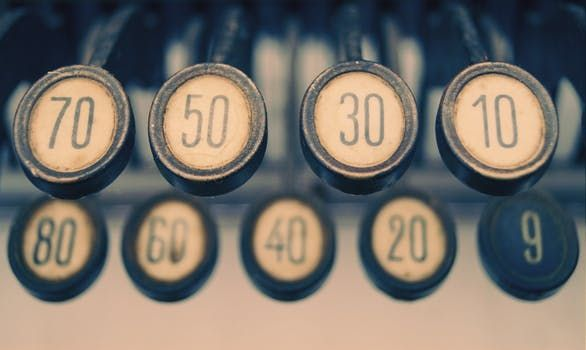
#> input picture Informatiker/Bilder/Geschwindigkeitsschilder.jpg, 586 x 350 px, found by its file name
$ python AdaptiveThresholding.py
#> lines starting #> are read from the running program, lines starting #| are printed output that depends on the picture; after the words box and inside, x2 and y2 are one past the last pixel; in counts of white or black regions, pixels touching at a corner belong together
import cv2 as cv
import numpy as np
from matplotlib import pyplot as plt

PathImg = 'D:\Schule\PREN\Bilder\\'
InputImg = 'Geschwindigkeitsschilder.jpg'

img = cv.imread(PathImg+InputImg,0)
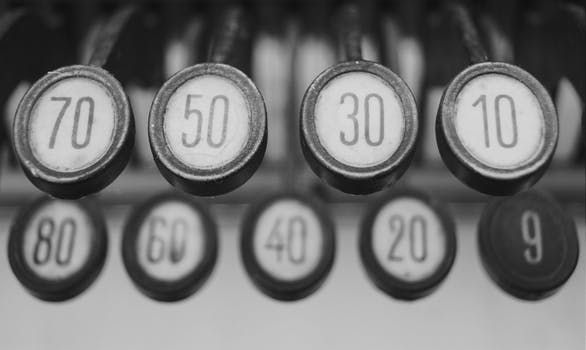
#> img: shape (350, 586); min 9, max 223, mean 114.8
img = cv.medianBlur(img,5)
ret,th1 = cv.threshold(img,127,255,cv.THRESH_BINARY)
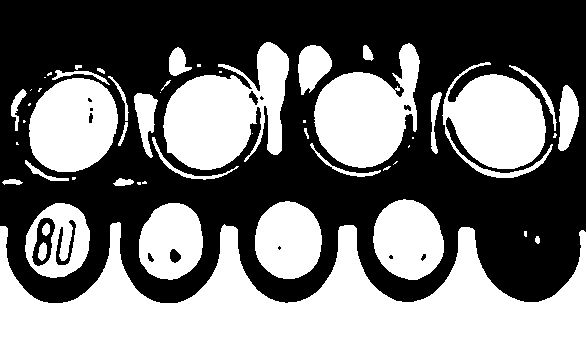
#> th1: shape (350, 586); 45.8% white; 53 white regions (21 under 20 px), largest, box (x1, y1, x2, y2) and area: (0, 222, 586, 350) 40450, (163, 42, 289, 170) 9667, (314, 43, 420, 168) 8016
th2 = cv.adaptiveThreshold(img,255,cv.ADAPTIVE_THRESH_MEAN_C, cv.THRESH_BINARY,11,2)
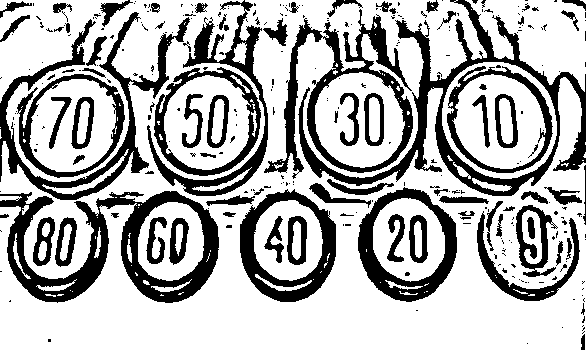
#> th2: shape (350, 586); 70.1% white; 311 black regions (227 under 20 px), largest, box (x1, y1, x2, y2) and area: (0, 191, 219, 303) 8364, (298, 0, 586, 196) 8214, (264, 9, 413, 179) 5398
th3 = cv.adaptiveThreshold(img,255,cv.ADAPTIVE_THRESH_GAUSSIAN_C, cv.THRESH_BINARY,11,2)
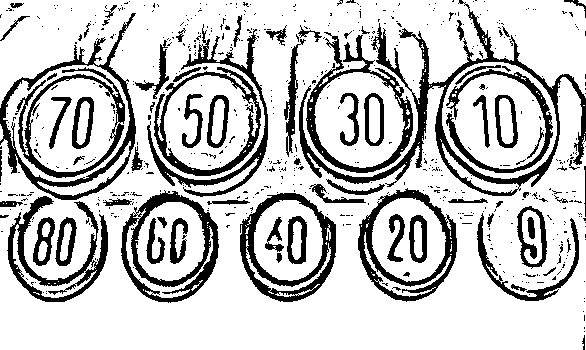
#> th3: shape (350, 586); 77.5% white; 607 black regions (530 under 20 px), largest, box (x1, y1, x2, y2) and area: (299, 0, 586, 196) 6260, (0, 13, 136, 200) 3133, (121, 190, 219, 303) 3071
titles = ['Original Image', 'Global Thresholding (v = 127)',
            'Adaptive Mean Thresholding', 'Adaptive Gaussian Thresholding']
images = [img, th1, th2, th3]
for i in range(4):
    plt.subplot(2,2,i+1),plt.imshow(images[i],'gray')
    plt.title(titles[i])
    plt.xticks([]),plt.yticks([])
plt.show()

$ run again, with Informatiker/Bilder/JassKarten.jpg copied over Informatiker/Bilder/Geschwindigkeitsschilder.jpg
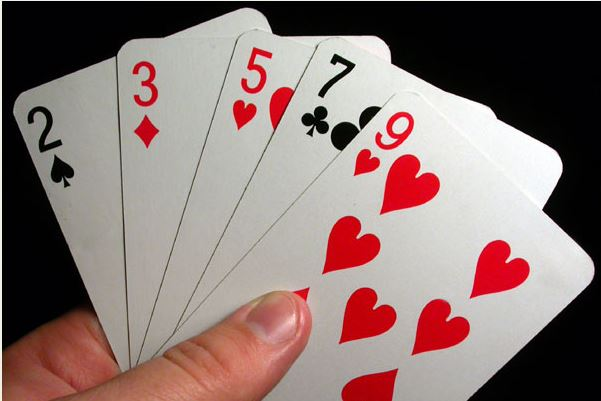
#> input picture Informatiker/Bilder/JassKarten.jpg, 601 x 401 px, found by its file name
#> `ret,th1 = cv.threshold(img,127,255,cv.THRESH_BINARY)`:
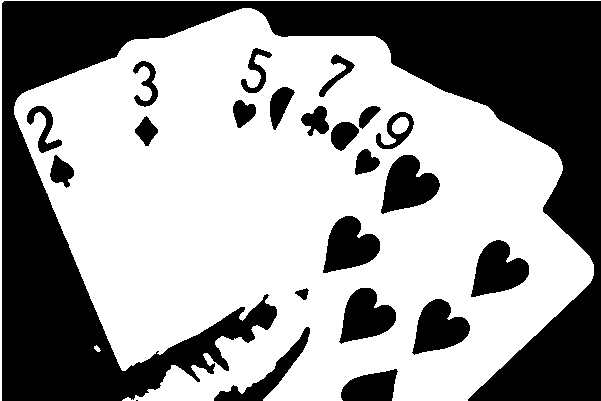
#> th1: shape (401, 601); 59.1% white; 23 black regions (1 under 20 px), largest, box (x1, y1, x2, y2) and area: (2, 1, 601, 401) 79244, (381, 155, 440, 214) 2182, (323, 216, 380, 273) 2098
#> th2: shape (401, 601); 84.9% white; 539 black regions (465 under 20 px), largest, box (x1, y1, x2, y2) and area: (2, 1, 601, 401) 15739, (161, 288, 309, 399) 2236, (380, 154, 440, 214) 1149
#> `th3 = cv.adaptiveThreshold(img,255,cv.ADAPTIVE_THRESH_GAUSSIAN_C, cv.T..`:
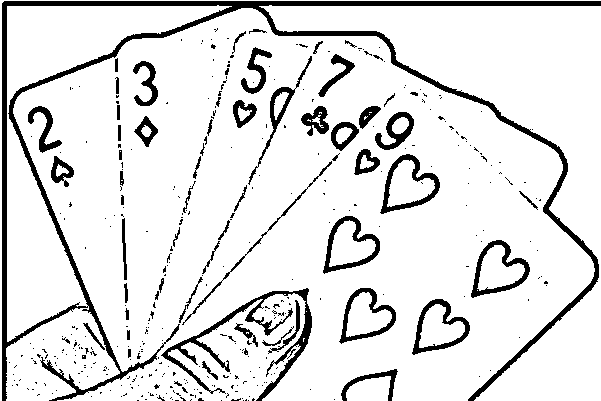
#> th3: shape (401, 601); 88.3% white; 400 black regions (337 under 20 px), largest, box (x1, y1, x2, y2) and area: (2, 1, 601, 401) 12078, (161, 288, 312, 401) 2346, (380, 154, 440, 214) 896

$ run again, with Informatiker/Bilder/Strassenschild.jpg copied over Informatiker/Bilder/Geschwindigkeitsschilder.jpg
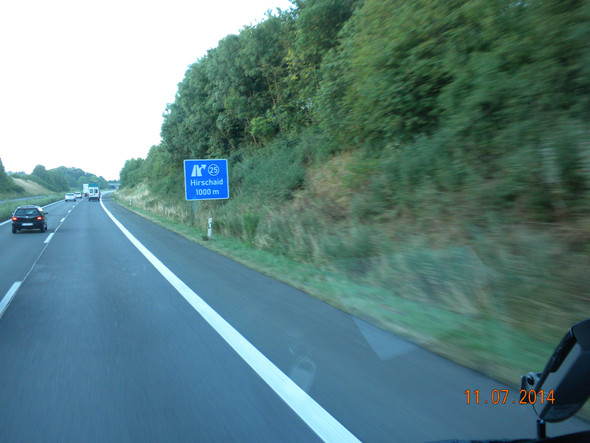
#> input picture Informatiker/Bilder/Strassenschild.jpg, 590 x 443 px, found by its file name
#> `ret,th1 = cv.threshold(img,127,255,cv.THRESH_BINARY)`:
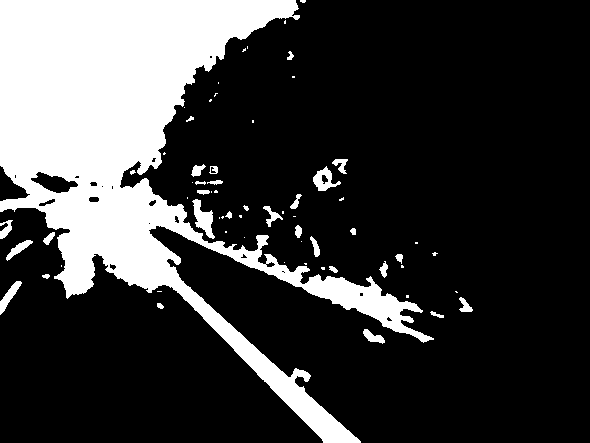
#> th1: shape (443, 590); 23.1% white; 65 white regions (35 under 20 px), largest, box (x1, y1, x2, y2) and area: (0, 0, 434, 443) 57363, (192, 199, 215, 239) 432, (313, 166, 341, 191) 324
#> th2: shape (443, 590); 75.6% white; 947 black regions (657 under 20 px), largest, box (x1, y1, x2, y2) and area: (0, 0, 358, 225) 9377, (103, 194, 367, 443) 4002, (97, 205, 324, 443) 2152
#> `th3 = cv.adaptiveThreshold(img,255,cv.ADAPTIVE_THRESH_GAUSSIAN_C, cv.T..`:
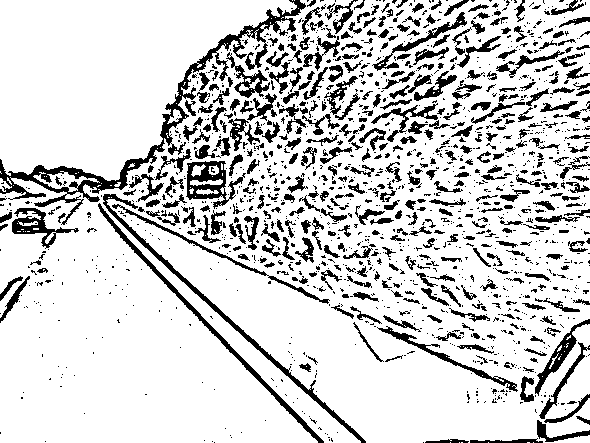
#> th3: shape (443, 590); 82.1% white; 1537 black regions (1122 under 20 px), largest, box (x1, y1, x2, y2) and area: (0, 0, 306, 225) 4685, (103, 194, 366, 443) 1757, (98, 203, 324, 443) 1490

$ run again, with Informatiker/Bilder/ZahlWeissAufSchwarz.jpg copied over Informatiker/Bilder/Geschwindigkeitsschilder.jpg
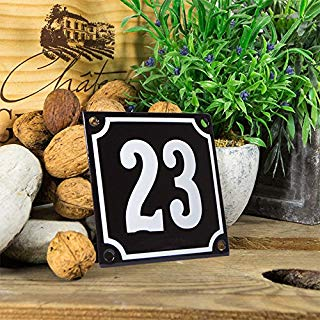
#> input picture Informatiker/Bilder/ZahlWeissAufSchwarz.jpg, 320 x 320 px, found by its file name
#> `ret,th1 = cv.threshold(img,127,255,cv.THRESH_BINARY)`:
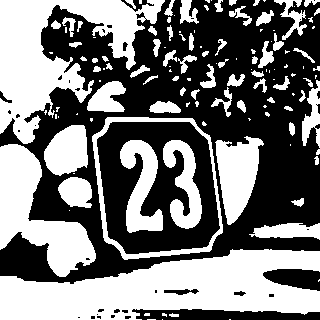
#> th1: shape (320, 320); 47.3% white; 129 white regions (61 under 20 px), largest, box (x1, y1, x2, y2) and area: (0, 249, 320, 320) 14568, (0, 0, 165, 144) 9950, (0, 144, 96, 277) 5694
#> th2: shape (320, 320); 55.7% white; 275 black regions (177 under 20 px), largest, box (x1, y1, x2, y2) and area: (0, 0, 320, 285) 24044, (115, 134, 207, 238) 3598, (97, 122, 220, 255) 2359
#> `th3 = cv.adaptiveThreshold(img,255,cv.ADAPTIVE_THRESH_GAUSSIAN_C, cv.T..`:
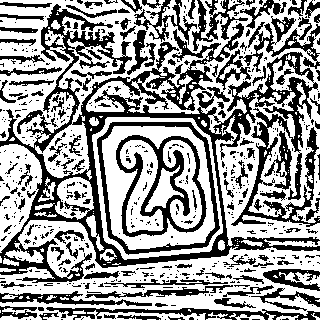
#> th3: shape (320, 320); 60.1% white; 597 black regions (472 under 20 px), largest, box (x1, y1, x2, y2) and area: (0, 4, 320, 283) 18522, (116, 135, 207, 237) 2735, (97, 122, 220, 255) 1874
